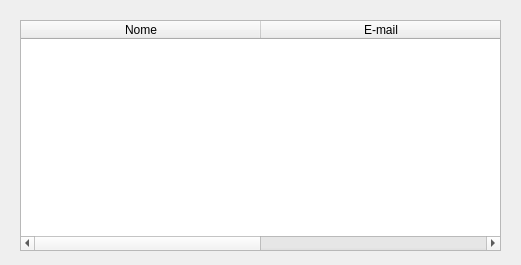
<?xml version="1.0" encoding="UTF-8"?>
<ui version="4.0">
 <class>L</class>
 <widget class="QWidget" name="L">
  <property name="geometry">
   <rect>
    <x>0</x>
    <y>0</y>
    <width>521</width>
    <height>265</height>
   </rect>
  </property>
  <property name="baseSize">
   <size>
    <width>40</width>
    <height>0</height>
   </size>
  </property>
  <property name="windowTitle">
   <string>Leads</string>
  </property>
  <property name="layoutDirection">
   <enum>Qt::LeftToRight</enum>
  </property>
  <widget class="QTableWidget" name="tableWidget">
   <property name="geometry">
    <rect>
     <x>20</x>
     <y>20</y>
     <width>481</width>
     <height>231</height>
    </rect>
   </property>
   <attribute name="horizontalHeaderMinimumSectionSize">
    <number>67</number>
   </attribute>
   <attribute name="horizontalHeaderDefaultSectionSize">
    <number>240</number>
   </attribute>
   <attribute name="horizontalHeaderHighlightSections">
    <bool>true</bool>
   </attribute>
   <attribute name="verticalHeaderMinimumSectionSize">
    <number>21</number>
   </attribute>
   <attribute name="verticalHeaderDefaultSectionSize">
    <number>30</number>
   </attribute>
   <column>
    <property name="text">
     <string>Nome</string>
    </property>
   </column>
   <column>
    <property name="text">
     <string>E-mail</string>
    </property>
   </column>
  </widget>
 </widget>
 <resources/>
 <connections/>
</ui>
